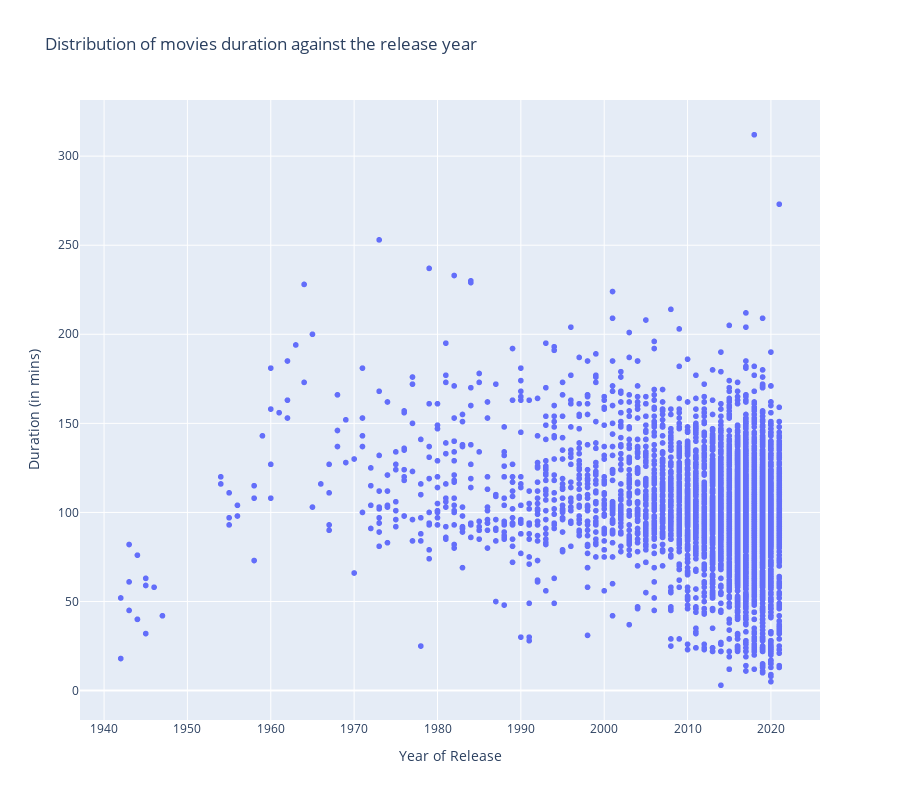

Notebook source saved alongside this figure:
### Markdown cell above
Let's plot a scatterplot for movies on Netflix - `release_year` on x-axis and `duration` on y-axis. This plot can help determine if there is a trend towards shorter or longer movies.

### Code cell
fig = px.scatter(
    netflix_movies,
    title='Distribution of movies duration against the release year',
    x='release_year',
    y='duration',
    height=800)
fig.update_layout(yaxis_title="Duration (in mins)")
fig.update_layout(xaxis_title="Year of Release")
fig.show()

### Figure 1 — Plotly figure (JSON) as saved in the notebook; plotly's stock layout.template omitted (floating-point values rounded to 4 significant figures; data arrays with more than 128 entries replaced by an {"elided": "..."} marker saying what was removed)
{"data": [{"hovertemplate": "release_year=%{x}<br>duration=%{y}<extra></extra>", "legendgroup": "", "marker": {"color": "#636efa", "symbol": "circle"}, "mode": "markers", "name": "", "showlegend": false, "type": "scattergl", "x": {"elided": "6131 int values"}, "xaxis": "x", "y": {"elided": "6131 int values"}, "yaxis": "y"}], "layout": {"height": 800, "legend": {"tracegroupgap": 0}, "title": {"text": "Distribution of movies duration against the release year"}, "xaxis": {"anchor": "y", "domain": [0, 1], "title": {"text": "Year of Release"}}, "yaxis": {"anchor": "x", "domain": [0, 1], "title": {"text": "Duration (in mins)"}}}}
